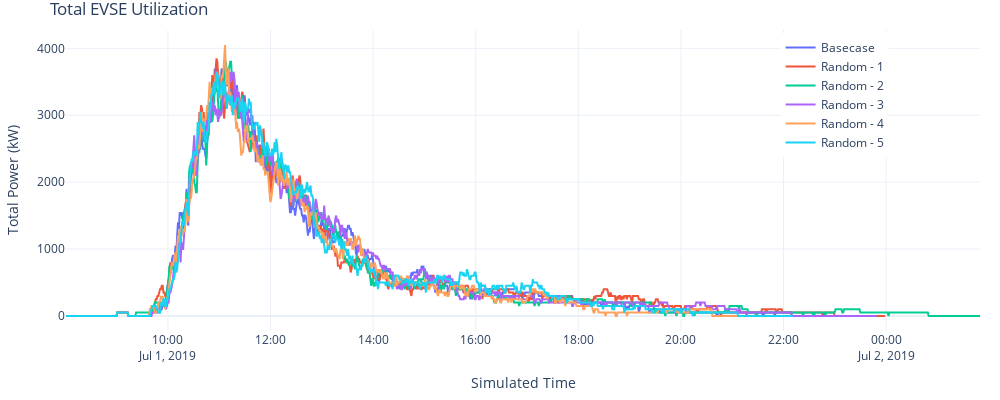

The notebook cell this image was saved under:
### Markdown cell above
#### 5.4 EVSE Utilization

### Code cell
#fig = px.line(evse_util, x="datetime", y="total_power", color='analysis_id', name=['Basecase', 'Scenario - 1', 'Scenario - 2', 'Scenario - 3'], range_x=['2019-07-01 06:00','2019-07-02'])

fig = go.Figure()
fig.add_trace(go.Scatter(x=evse_util[evse_util['analysis_id'] == 307]['datetime'], y=evse_util[evse_util['analysis_id'] == 307]['total_power'],
                    mode='lines',
                    name='Basecase'))
fig.add_trace(go.Scatter(x=evse_util[evse_util['analysis_id'] == 313]['datetime'], y=evse_util[evse_util['analysis_id'] == 313]['total_power'],
                    mode='lines',
                    name='Random - 1'))
fig.add_trace(go.Scatter(x=evse_util[evse_util['analysis_id'] == 314]['datetime'], y=evse_util[evse_util['analysis_id'] == 314]['total_power'],
                    mode='lines',
                    name='Random - 2'))
fig.add_trace(go.Scatter(x=evse_util[evse_util['analysis_id'] == 315]['datetime'], y=evse_util[evse_util['analysis_id'] == 315]['total_power'],
                    mode='lines',
                    name='Random - 3'))
fig.add_trace(go.Scatter(x=evse_util[evse_util['analysis_id'] == 316]['datetime'], y=evse_util[evse_util['analysis_id'] == 316]['total_power'],
                    mode='lines',
                    name='Random - 4'))
fig.add_trace(go.Scatter(x=evse_util[evse_util['analysis_id'] == 317]['datetime'], y=evse_util[evse_util['analysis_id'] == 317]['total_power'],
                    mode='lines',
                    name='Random - 5'))

fig.update_layout(title="Total EVSE Utilization",
                  yaxis_title="Total Power (kW)", 
                  xaxis_title="Simulated Time", 
                  uniformtext_minsize=8, 
                  uniformtext_mode='hide', 
                  width=1000, 
                  height=400, 
                  margin=dict(l=20, r=20, t=30, b=20), template='plotly_white', showlegend=True, legend=dict(
    yanchor="top",
    y=0.99,
    xanchor="right",
    x=0.9
))
fig.show()

### Figure 1 — Plotly figure (JSON) as saved in the notebook; plotly's stock layout.template omitted (floating-point values rounded to 4 significant figures; data arrays with more than 128 entries replaced by an {"elided": "..."} marker saying what was removed)
{"data": [{"mode": "lines", "name": "Basecase", "type": "scatter", "x": {"elided": "957 str values"}, "y": {"elided": "957 int values"}}, {"mode": "lines", "name": "Random - 1", "type": "scatter", "x": {"elided": "959 str values"}, "y": {"elided": "959 int values"}}, {"mode": "lines", "name": "Random - 2", "type": "scatter", "x": {"elided": "1070 str values"}, "y": {"elided": "1070 int values"}}, {"mode": "lines", "name": "Random - 3", "type": "scatter", "x": {"elided": "949 str values"}, "y": {"elided": "949 int values"}}, {"mode": "lines", "name": "Random - 4", "type": "scatter", "x": {"elided": "821 str values"}, "y": {"elided": "821 int values"}}, {"mode": "lines", "name": "Random - 5", "type": "scatter", "x": {"elided": "851 str values"}, "y": {"elided": "851 int values"}}], "layout": {"height": 400, "legend": {"x": 0.9, "xanchor": "right", "y": 0.99, "yanchor": "top"}, "margin": {"b": 20, "l": 20, "r": 20, "t": 30}, "showlegend": true, "title": {"text": "Total EVSE Utilization"}, "uniformtext": {"minsize": 8, "mode": "hide"}, "width": 1000, "xaxis": {"autorange": true, "range": ["2019-07-01 08:00:46", "2019-07-02 01:49:46"], "title": {"text": "Simulated Time"}, "type": "date"}, "yaxis": {"autorange": true, "range": [-225.0, 4275], "title": {"text": "Total Power (kW)"}, "type": "linear"}}}
